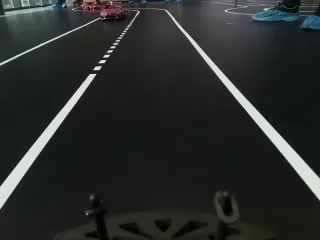
#> input picture imgs/frame0.jpg, 320 x 240 px
$ python test_on_image.py
#> lines starting #> are read from the running program, lines starting #| are printed output that depends on the picture; after the words box and inside, x2 and y2 are one past the last pixel; in counts of white or black regions, pixels touching at a corner belong together; long printed decimals are rounded
import cv2 as cv
import numpy as np
import matplotlib.pyplot as plt

WARP_SRC = np.float32([(0.01, 0.83), (0.98, 0.78), (0.24, 0.4), (0.75, 0.4)])
WARP_DST = np.float32(
    [(0, 1 - 0.05), (1 - 0.05, 1 - 0.05), (0 + 0.05, 0 + 0.05), (1 - 0.05, 0)]
)
INV_WARP_SRC = WARP_DST
INV_WARP_DST = WARP_SRC


def detect():
    global img
    img = cv.imread("./imgs/frame0.jpg")
#> img is the input picture: shape (240, 320, 3); mean B, G, R 42.4, 44.6, 41.5
    img_clone = img.copy()
    gray = cv.cvtColor(img, cv.COLOR_BGR2GRAY)

    blurred = cv.GaussianBlur(gray, ksize=(5, 5), sigmaX=0, sigmaY=0)
    _, bin_img = cv.threshold(blurred, 120, 255, cv.THRESH_BINARY)
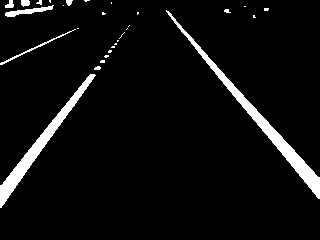
#> bin_img: shape (240, 320); 5.4% white; 29 white regions (21 under 20 px), largest, box (x1, y1, x2, y2) and area: (166, 10, 320, 199) 1935, (0, 74, 96, 208) 1499, (5, 5, 54, 17) 216

    warp = perspective_warp(image=bin_img)

    canny = cv.Canny(warp, 120, 210)

    out_img, curves, lanes, plot_y = sliding_window_search(canny)

    curve_rad = get_curve(img.copy(), curves[0], curves[1])
    print(curve_rad)
    img_with_lanes = draw_lanes(img_clone, curves[0], curves[1])

    cv.imshow("Warp", warp)
    cv.imshow("Original", img)
    cv.imshow("Canny", canny)
    cv.imshow("Sliding Window Search", out_img)
    cv.imshow("Lanes", img_with_lanes)
    cv.waitKey(0)


def roi(image, region):
    pass


def perspective_warp(image, src=WARP_SRC, dst=WARP_DST):
    height, width, *_ = image.shape
#> height = 240; width = 320

    img_size = np.float32([width, height])
#> img_size = [320, 240]

    src = src * img_size
#> src = [[3.2, 199.2], [313.6, 187.2], [76.8, 96], [240, 96]]
    dst = dst * img_size
#> dst = [[0, 228], [304, 228], [16, 12], [304, 0]]

    for i, pt in enumerate(src):
        pt_int = np.int16(pt)
        cv.circle(img, pt_int, 5, (255, 0, 0), -1)
        cv.putText(img, f"{i}", pt_int, cv.FONT_HERSHEY_SIMPLEX, 1, (255, 0, 0))
#> this loop made 4 passes
#> (pt, pt_int) on passes 1 to 3: ([3.2, 199.2], [3, 199]), ([313.6, 187.2], [313, 187]), ([76.8, 96], [76, 96])
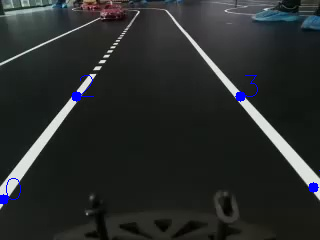
#> img: shape (240, 320, 3); 0.6% of pixels changed, all inside (x1, y1, x2, y2) = (0, 75, 320, 205)

    transform_mat = cv.getPerspectiveTransform(src, dst)
#> transform_mat = [[5.16, 3.16, -646.8], [-0.244, 13.05, -1194.2], [-0.00228, 0.0259, 1]]

    warped = cv.warpPerspective(
        image, transform_mat, (width, height), flags=cv.INTER_LANCZOS4
    )
#> in detect, `canny = cv.Canny(warp, 120, 210)`:
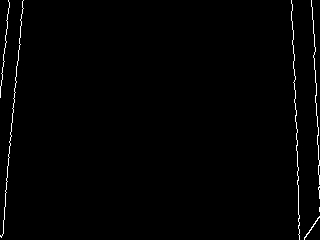
#> canny: shape (240, 320); 1.1% white in thin lines or dots
    return warped


def inv_perspective_warp(
    image,
    src=INV_WARP_SRC,
    dst=INV_WARP_DST,
):
    height, width, *_ = image.shape
    img_size = np.float32([width, height])

    src = src * img_size
    # For destination points, I'm arbitrarily choosing some points to be
    # a nice fit for displaying our warped result
    # again, not exact, but close enough for our purposes
    dst = dst * img_size
    # Given src and dst points, calculate the perspective transform matrix
    M = cv.getPerspectiveTransform(src, dst)
    # Warp the image using OpenCV warpPerspective()
    warped = cv.warpPerspective(image, M, (width, height), flags=cv.INTER_LANCZOS4)
    return warped


def sliding_window_search(
    img, windows_number=9, margin=40, min_pix=1, draw_windows=True
):
#> called with windows_number = 9, margin = 40, min_pix = 1, draw_windows = True
    global left_a, left_b, left_c, right_a, right_b, right_c  # For quadratic equation
    left_a, left_b, left_c = [], [], []
    right_a, right_b, right_c = [], [], []

    left_fit_ = np.empty(3)
    right_fit_ = np.empty(3)
    out_img = np.dstack((img, img, img)) * 255
#> out_img: shape (240, 320, 3); values 0 (black) and 1 (white), 1.1% white in thin lines or dots

    histogram = np.sum(img[img.shape[0] // 2 :, :], axis=0)
#> histogram = 320 values, max 12240 at index 298, min 0 at index 13, mean 294
    # find peaks of left and right halves
    midpoint = int(histogram.shape[0] / 2)
#> midpoint = 160
    left_x_base = np.argmax(histogram[:midpoint])
#> left_x_base = 5
    right_x_base = np.argmax(histogram[midpoint:]) + midpoint
#> right_x_base = 298

    # Set height of windows
    window_height = np.int32(img.shape[0] / windows_number)
#> window_height = 26
    # Identify the x and y positions of all nonzero pixels in the image
    nonzero = img.nonzero()
#> nonzero = 829 positions, rows 0 to 239, columns 0 to 319
    nonzero_y = np.array(nonzero[0])
#> nonzero_y = 829 values from 0 to 239
    nonzero_x = np.array(nonzero[1])
#> nonzero_x = 829 values, max 319 at index 584, min 0 at index 344, mean 184.8
    # Current positions to be updated for each window
    left_x_current = left_x_base
#> left_x_current = 5
    right_x_current = right_x_base
#> right_x_current = 298

    # Create empty lists to receive left and right lane pixel indices
    left_lane_idx = []
    right_lane_idx = []

    # Step through the windows one by one
    for window in range(windows_number):
        # Identify window boundaries in x and y (and right and left)
        win_y_low = img.shape[0] - (window + 1) * window_height
        win_y_high = img.shape[0] - window * window_height
        win_x_left_low = left_x_current - margin
        win_x_left_high = left_x_current + margin
        win_x_right_low = right_x_current - margin
        win_x_right_high = right_x_current + margin
        # Draw the windows on the visualization image
        if draw_windows == True:
            cv.rectangle(
                out_img,
                (win_x_left_low, win_y_low),
                (win_x_left_high, win_y_high),
                (100, 255, 255),
                3,
            )
            cv.rectangle(
                out_img,
                (win_x_right_low, win_y_low),
                (win_x_right_high, win_y_high),
                (100, 255, 255),
                3,
            )
        # Identify the nonzero pixels in x and y within the window
        good_left_idx = (
            (nonzero_y >= win_y_low)
            & (nonzero_y < win_y_high)
            & (nonzero_x >= win_x_left_low)
            & (nonzero_x < win_x_left_high)
        ).nonzero()[0]
        good_right_idx = (
            (nonzero_y >= win_y_low)
            & (nonzero_y < win_y_high)
            & (nonzero_x >= win_x_right_low)
            & (nonzero_x < win_x_right_high)
        ).nonzero()[0]
        # Append these indices to the lists
        left_lane_idx.append(good_left_idx)
        right_lane_idx.append(good_right_idx)
        # If you found > min_pix pixels, recenter next window on their mean position
        if len(good_left_idx) > min_pix:
            left_x_current = np.int32(np.mean(nonzero_x[good_left_idx]))
        if len(good_right_idx) > min_pix:
            right_x_current = np.int32(np.mean(nonzero_x[good_right_idx]))
#> this loop made 9 passes
#> (win_x_left_low, win_x_left_high, win_x_right_low, win_x_right_high, left_x_current, right_x_current) on passes 1 to 9: (-35, 45, 258, 338, 2, 306), (-38, 42, 266, 346, 4, 305), (-36, 44, 265, 345, 6, 308), (-34, 46, 268, 348, 9, 306), (-31, 49, 266, 346, 11, 306), (-29, 51, 266, 346, 9, 305), (-31, 49, 265, 345, 9, 304), (-31, 49, 264, 344, 11, 303), (-29, 51, 263, 343, 14, 302)
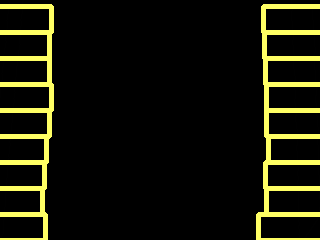
#> out_img: shape (240, 320, 3); mean of channels 0, 1, 2 9.1, 23.3, 23.3; drawn as B, G, R
#> after the loop, left_lane_idx = 9 items; right_lane_idx = 9 items

    # Concatenate the arrays of indices
    left_lane_idx = np.concatenate(left_lane_idx)
#> left_lane_idx = 326 values, max 821 at index 25, min 24 at index 274, mean 380.7
    right_lane_idx = np.concatenate(right_lane_idx)
#> right_lane_idx = 479 values, max 828 at index 66, min 26 at index 427, mean 456.9

    # Extract left and right line pixel positions
    left_x = nonzero_x[left_lane_idx]
#> left_x = 326 values, max 23 at index 279, min 0 at index 21, mean 9.51
    left_y = nonzero_y[left_lane_idx]
#> left_y = 326 values, max 237 at index 25, min 6 at index 274, mean 102.4
    right_x = nonzero_x[right_lane_idx]
#> right_x = 479 values, max 319 at index 3, min 291 at index 437, mean 305.4
    right_y = nonzero_y[right_lane_idx]
#> right_y = 479 values, max 239 at index 65, min 6 at index 427, mean 124.3

    # Fit a second order polynomial to each
    left_fit = np.polyfit(left_y, left_x, 2)
#> left_fit = [-3.65e-05, -0.0362, 13.76]
    right_fit = np.polyfit(right_y, right_x, 2)
#> right_fit = [-0.000255, 0.0834, 300.2]

    left_a.append(left_fit[0])
    left_b.append(left_fit[1])
    left_c.append(left_fit[2])

    right_a.append(right_fit[0])
    right_b.append(right_fit[1])
    right_c.append(right_fit[2])

    # Calculate the mean of 10 recent values for a,b,c
    left_fit_[0] = np.mean(left_a[-10:])
    left_fit_[1] = np.mean(left_b[-10:])
    left_fit_[2] = np.mean(left_c[-10:])

    right_fit_[0] = np.mean(right_a[-10:])
    right_fit_[1] = np.mean(right_b[-10:])
    right_fit_[2] = np.mean(right_c[-10:])

    # Generate x and y values for plotting
    plot_y = np.linspace(0, img.shape[0] - 1, img.shape[0])
#> plot_y = 240 values from 0 to 239
    left_fit_x = left_fit_[0] * plot_y**2 + left_fit_[1] * plot_y + left_fit_[2]
    right_fit_x = right_fit_[0] * plot_y**2 + right_fit_[1] * plot_y + right_fit_[2]

    out_img[nonzero_y[left_lane_idx], nonzero_x[left_lane_idx]] = [255, 0, 100]
    out_img[nonzero_y[right_lane_idx], nonzero_x[right_lane_idx]] = [0, 100, 255]
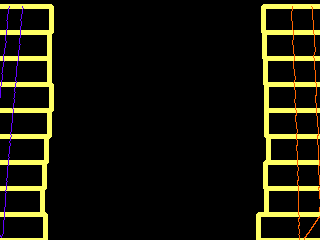
#> out_img: shape (240, 320, 3); mean of channels 0, 1, 2 10, 23.4, 24.8; drawn as B, G, R
#> in detect, `out_img, curves, lanes, plot_y = sliding_window_search(canny)`: lanes = ([-3.65e-05, -0.0362, 13.76], [-0.000255, 0.0834, 300.2]); plot_y = 240 values from 0 to 239

    return out_img, (left_fit_x, right_fit_x), (left_fit_, right_fit_), plot_y


def get_curve(img, left_x, right_x):
    plot_y = np.linspace(0, img.shape[0] - 1, img.shape[0])
#> plot_y = 240 values from 0 to 239
    y_eval = np.max(plot_y)
#> y_eval = 239
    ym_per_pix = 30.5 / 720  # meters per pixel in y dimension (Tweak this)
    xm_per_pix = 3.7 / 720  # meters per pixel in x dimension (Tweak this)

    # Fit new polynomials to x,y in world space
    left_fit_cr = np.polyfit(plot_y * ym_per_pix, left_x * xm_per_pix, 2)
#> left_fit_cr = [-0.000104, -0.00439, 0.0707]
    right_fit_cr = np.polyfit(plot_y * ym_per_pix, right_x * xm_per_pix, 2)
#> right_fit_cr = [-0.000731, 0.0101, 1.54]
    # Calculate the new radii of curvature
    left_curve_rad = (
        (1 + (2 * left_fit_cr[0] * y_eval * ym_per_pix + left_fit_cr[1]) ** 2) ** 1.5
    ) / np.absolute(2 * left_fit_cr[0])
#> left_curve_rad = 4789.2
    right_curve_rad = (
        (1 + (2 * right_fit_cr[0] * y_eval * ym_per_pix + right_fit_cr[1]) ** 2) ** 1.5
    ) / np.absolute(2 * right_fit_cr[0])
#> right_curve_rad = 683.6

    car_pos = img.shape[1] / 2
#> car_pos = 160
    l_fit_x_int = (
        left_fit_cr[0] * img.shape[0] ** 2
        + left_fit_cr[1] * img.shape[0]
        + left_fit_cr[2]
    )
#> l_fit_x_int = -7
    r_fit_x_int = (
        right_fit_cr[0] * img.shape[0] ** 2
        + right_fit_cr[1] * img.shape[0]
        + right_fit_cr[2]
    )
#> r_fit_x_int = -38.16
    lane_center_position = (r_fit_x_int + l_fit_x_int) / 2
#> lane_center_position = -22.58
    center = (car_pos - lane_center_position) * xm_per_pix / 10
#> center = 0.0938
#> in detect, `curve_rad = get_curve(img.copy(), curves[0], curves[1])`: curve_rad = (4789.2, 683.6, 0.0938)
#| (4789.174, 683.646, 0.09382)
    # Now our radius of curvature is in meters
    return (left_curve_rad, right_curve_rad, center)


def draw_lanes(img, left_fit, right_fit):
    plot_y = np.linspace(0, img.shape[0] - 1, img.shape[0])
#> plot_y = 240 values from 0 to 239
    color_image = np.zeros_like(img)

    left = np.array([np.transpose(np.vstack([left_fit, plot_y]))])
#> left = 240 pairs, first value 3.03 to 13.76, second value 0 to 239
    right = np.array([np.flipud(np.transpose(np.vstack([right_fit, plot_y])))])
#> right = 240 pairs, first value 300.2 to 307, second value 0 to 239
    points = np.hstack((left, right))
#> points = 480 pairs, first value 3.03 to 307, second value 0 to 239

    cv.fillPoly(color_image, np.int_(points), (0, 200, 255))
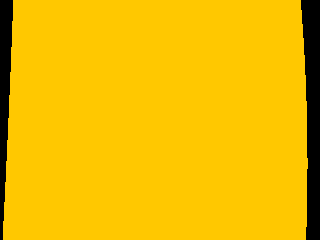
#> color_image: shape (240, 320, 3); mean of channels 0, 1, 2 0, 185.9, 237.1; drawn as B, G, R
    inv_perspective = inv_perspective_warp(color_image)
#> in inv_perspective_warp, `src = src * img_size`: src = [[0, 228], [304, 228], [16, 12], [304, 0]]
#> in inv_perspective_warp, `dst = dst * img_size`: dst = [[3.2, 199.2], [313.6, 187.2], [76.8, 96], [240, 96]]
#> in inv_perspective_warp, `M = cv.getPerspectiveTransform(src, dst)`: M = [[0.647, -0.293, 68.48], [0.0436, 0.0541, 92.8], [0.000344, -0.00207, 1]]
    inv_perspective = cv.addWeighted(img, 1, inv_perspective, 0.7, 0)
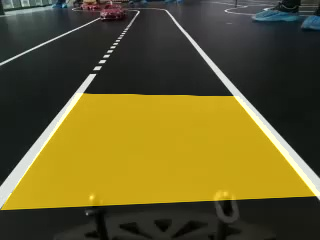
#> inv_perspective: shape (240, 320, 3); mean B, G, R 42.4, 91.5, 101.1
    return inv_perspective


if __name__ == "__main__":
    detect()
